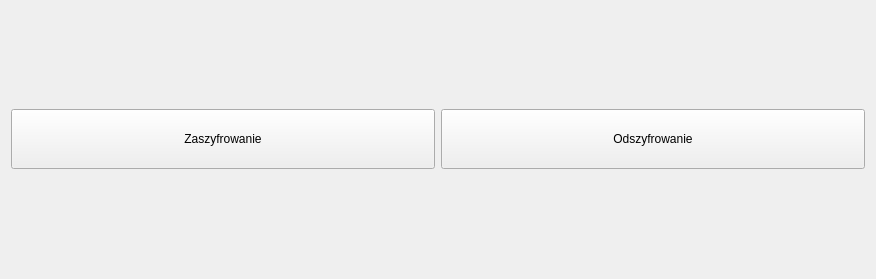
<?xml version="1.0" encoding="UTF-8"?>
<ui version="4.0">
 <class>Code</class>
 <widget class="QWidget" name="Code">
  <property name="geometry">
   <rect>
    <x>0</x>
    <y>0</y>
    <width>876</width>
    <height>279</height>
   </rect>
  </property>
  <property name="windowTitle">
   <string>Code</string>
  </property>
  <layout class="QHBoxLayout" name="horizontalLayout">
   <item>
    <layout class="QFormLayout" name="formLayout_2"/>
   </item>
   <item>
    <widget class="QPushButton" name="codeButton">
     <property name="enabled">
      <bool>true</bool>
     </property>
     <property name="minimumSize">
      <size>
       <width>251</width>
       <height>60</height>
      </size>
     </property>
     <property name="styleSheet">
      <string notr="true">font: 11pt &quot;MS Shell Dlg 2&quot;;</string>
     </property>
     <property name="text">
      <string>Zaszyfrowanie</string>
     </property>
    </widget>
   </item>
   <item>
    <layout class="QFormLayout" name="formLayout"/>
   </item>
   <item>
    <widget class="QPushButton" name="uncodeButton">
     <property name="minimumSize">
      <size>
       <width>251</width>
       <height>60</height>
      </size>
     </property>
     <property name="styleSheet">
      <string notr="true">font: 11pt &quot;MS Shell Dlg 2&quot;;</string>
     </property>
     <property name="text">
      <string>Odszyfrowanie</string>
     </property>
    </widget>
   </item>
   <item>
    <layout class="QFormLayout" name="formLayout_3"/>
   </item>
  </layout>
 </widget>
 <layoutdefault spacing="6" margin="11"/>
 <resources/>
 <connections/>
</ui>
